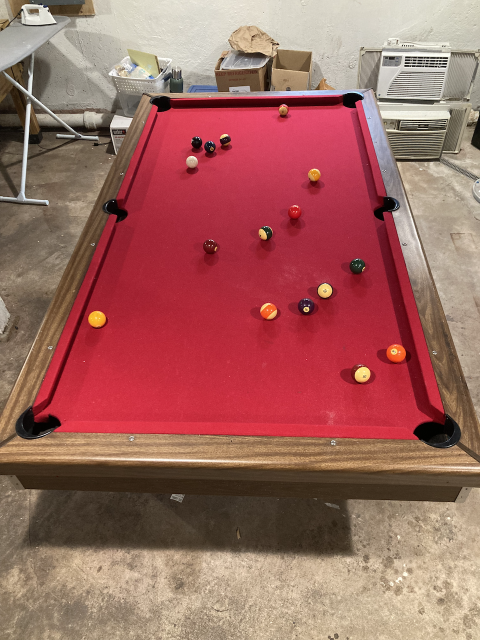
#> input picture images/all_balls/1280x1280/1.png, 960 x 1280 px (shown at 1/2 size)
$ jupyter execute pool_table.ipynb
#> lines starting #> are read from the running program, lines starting #| are printed output that depends on the picture; after the words box and inside, x2 and y2 are one past the last pixel; in counts of white or black regions, pixels touching at a corner belong together
[cell 1]
import cv2
import matplotlib.pyplot as plt
import numpy as np
import os
DEBUG = False
class Ball:
    # [4 lines left out: function __init__, not called in this run]

[cell 2]
def mask_table(color_img):
    pixels = []
    for i in color_img:
        for j in i:
            pixels.append(j)
    pixels = np.array(pixels)
    bins = [0,100,150,255]
    hist, bins = np.histogramdd(pixels, bins=(bins, bins, bins))

    # find the highest histogram bin
    max_r, max_g, max_b, max_val = 0, 0, 0, 0
    for r in range(hist.shape[0]):
        for g in range(hist.shape[1]):
            for b in range(hist.shape[2]):
                if hist[r][g][b] > max_val:
                    max_val = hist[r][g][b]
                    (max_r, max_g, max_b) = r, g, b
    bins = bins[0]
    lower = np.array([bins[max_r], bins[max_g], bins[max_b]])
    upper = np.array([bins[max_r + 1], bins[max_g + 1], bins[max_b + 1]])
    # just get the pixels in the highest histogram bin
    mask = cv2.inRange(color_img, lower, upper)
    # fill in the holes
    kernel = np.ones((7, 7),np.uint8)
    dilation = cv2.dilate(mask, kernel, iterations=10)
    # dilation is grayscale, lets convert it to have three channels
    rgb_dilation = np.uint8(np.zeros((dilation.shape[0], dilation.shape[1], 3)))
    for i in range(rgb_dilation.shape[0]):
        for j in range(rgb_dilation.shape[1]):
            rgb_dilation[i][j][:] = dilation[i][j]

    res = cv2.bitwise_and(color_img, rgb_dilation)
    res = cv2.cvtColor(res, cv2.COLOR_BGR2RGB)
    if DEBUG:
        plt.imshow(res)
        plt.show()
    return dilation, res

[cell 3]
def hough_circles(masked_image, output_file):
    cimg = masked_image.copy()
    gray = cv2.cvtColor(masked_image, cv2.COLOR_RGB2GRAY)
    h_circles = cv2.HoughCircles(gray,cv2.HOUGH_GRADIENT_ALT,param1=100, param2=0.7, dp=1.5, minRadius=12, maxRadius=15, minDist=11)
    if h_circles is None:
        return []
    h_circles = np.uint16(np.around(h_circles))

    k = 0
    for i in h_circles[0,:]:
        # draw the outer circle
        cv2.circle(cimg,(i[0],i[1]),i[2],(0,255,0),2)
        # draw the center of the circle
        cv2.circle(cimg,(i[0],i[1]),2,(0,0,255),3)
        cv2.putText(cimg, f'{k}', (i[0],i[1]), cv2.FONT_HERSHEY_PLAIN, 3, (255,255,255), 1)
        k+=1

    if DEBUG:
        plt.title("Hough Circles")
        plt.imshow(cimg)
    # cv2.imwrite(output_file, cv2.cvtColor(cimg, cv2.COLOR_BGR2RGB))
    return h_circles

[cell 4]
# [58 lines left out: function label_balls, not called in this run]

[cell 5]

x1='images/all_balls/1280x1280/1.png'
grayscale = cv2.imread(x1, 0)
image1 = cv2.imread(x1,1)
#> image1 is the input picture: shape (1280, 960, 3); mean B, G, R 96.1, 103.1, 159.2

plt.imshow(image1)
plt.show()

[cell 6]
img_blur = cv2.GaussianBlur(grayscale, (3,3), 0)
edges = cv2.Canny(image=img_blur, threshold1=100, threshold2=200)
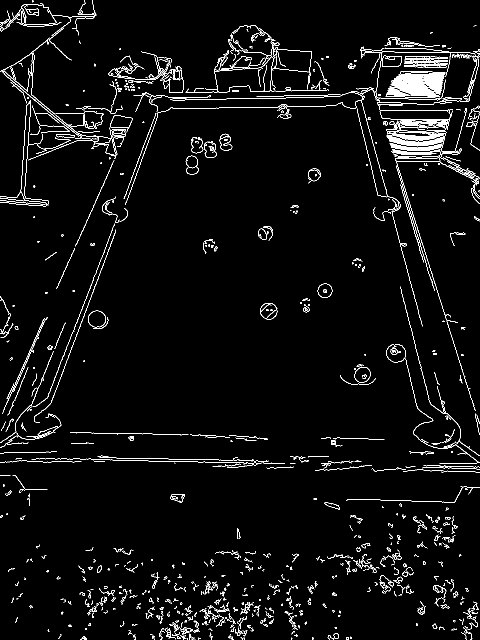
#> edges: shape (1280, 960) (shown at 1/2 size); 3.5% white in thin lines or dots
plt.title('edges')
plt.imshow(edges)
plt.show()

Limit the image to only the pool table. Credit to Ben.
Perhaps could optimize to use a histogram to progamatically get the color of the felt

[cell 7]
# [8 lines of commented-out code are left out]
mask, result = mask_table(image1)
#> after the loop in mask_table, `for i in color_img:`: pixels = 1228800 items
#> in mask_table, `hist, bins = np.histogramdd(pixels, bins=(bins, bins, bins))`: bins = [[0, 100, 150, 255], [0, 100, 150, 255], [0, 100, 150, 255]]
#> after the loop in mask_table, `for r in range(hist.shape[0]):`: max_b = 2; max_g = 0; max_val = 357456
#> in mask_table, `bins = bins[0]`: bins = [0, 100, 150, 255]
#> in mask_table, `lower = np.array([bins[max_r], bins[max_g], bins[max_b]])`: lower = [0, 0, 150]
#> in mask_table, `upper = np.array([bins[max_r + 1], bins[max_g + 1], bins[max_b + 1]])`: upper = [100, 100, 255]
#> in mask_table, `res = cv2.bitwise_and(color_img, rgb_dilation)`:
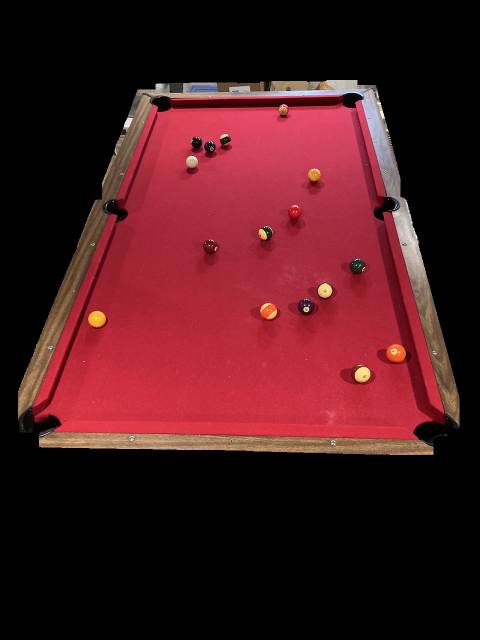
#> res: shape (1280, 960, 3) (shown at 1/2 size); mean B, G, R 28.4, 24.3, 71.6

[cell 8]
res = cv2.bitwise_and(edges, mask)
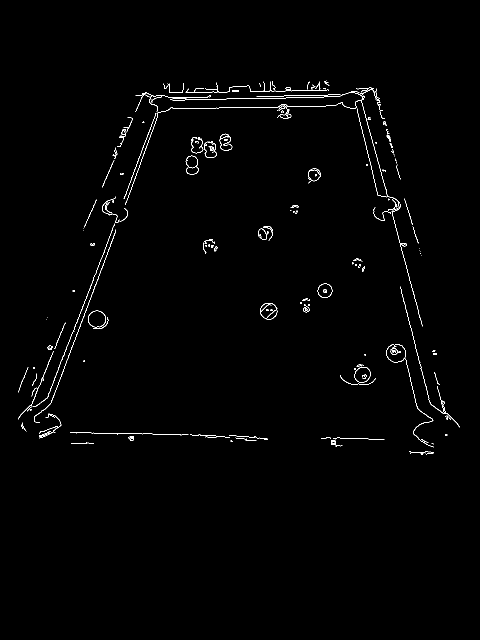
#> res: shape (1280, 960) (shown at 1/2 size); 0.85% white in thin lines or dots, all inside (x1, y1, x2, y2) = (36, 161, 919, 910)
plt.title('Only show the masked region')
plt.imshow(res)
plt.show()

[cell 9]
import math
print(image1.shape[0])
#| 1280
msk_lines = np.zeros((image1.shape[0], image1.shape[1],image1.shape[2]), dtype=np.uint8)
img_lines = cv2.cvtColor(mask, cv2.COLOR_GRAY2BGR)
lines = cv2.HoughLines(res,1,np.pi/180,190,None,0,0)
#> lines = [[223, 1.55], [-647, 2.88], [373, 0.367], [375, 0.349], [-639, 2.9], [191, 1.55], [862, 1.59], [201, 1.55]]
if lines is not None:
        for i in range(0, len(lines)):
            rho = lines[i][0][0]
            theta = lines[i][0][1]
            a = math.cos(theta)
            b = math.sin(theta)
            x0 = a * rho
            y0 = b * rho
            print(x0, y0)
            pt1 = (int(x0 + 1500*(-b)), int(y0 + 1500*(a)))
            pt2 = (int(x0 - 1500*(-b)), int(y0 - 1500*(a)))
            print (pt1, pt2)
            cv2.line(msk_lines, pt1, pt2, (0,255,0), 3, cv2.LINE_AA)
            cv2.line(img_lines, pt1, pt2, (0,255,0), 3, cv2.LINE_AA)
#> this loop made 8 passes
#> (rho, theta, a, b, x0, y0, pt1, pt2) on passes 1 to 6: (223, 1.55, 0.0175, 1, 3.89, 223, (-1495, 249), (1503, 196)), (-647, 2.88, -0.966, 0.259, 625, -167.5, (236, -1616), (1013, 1281)), (373, 0.367, 0.934, 0.358, 348.2, 133.7, (-189, 1534), (885, -1266)), (375, 0.349, 0.94, 0.342, 352.4, 128.3, (-160, 1537), (865, -1281)), (-639, 2.9, -0.97, 0.242, 620, -154.6, (257, -1610), (982, 1300)), (191, 1.55, 0.0175, 1, 3.33, 191, (-1496, 217), (1503, 164))
#> (printed output is left out)
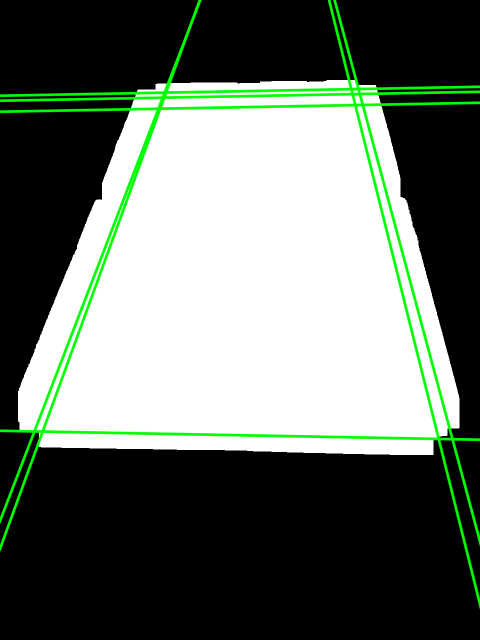
#> img_lines: shape (1280, 960, 3) (shown at 1/2 size); mean B, G, R 101.6, 110.8, 101.6
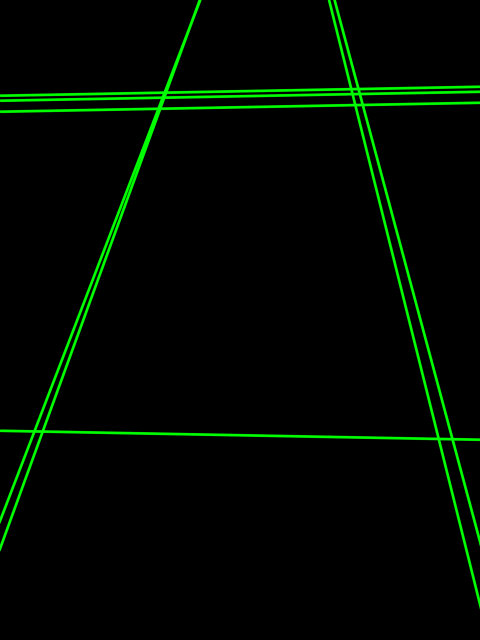
#> msk_lines: shape (1280, 960, 3) (shown at 1/2 size); mean B, G, R 0, 9.2, 0

plt.title('Only show the masked region')
plt.imshow(img_lines)
plt.show()

https://www.geeksforgeeks.org/python-corner-detection-with-shi-tomasi-corner-detection-method-using-opencv/?ref=rp
Shi-Thomas Corner Detection

[cell 10]
gry_msk_lines = cv2.cvtColor(msk_lines, cv2.COLOR_BGR2GRAY)
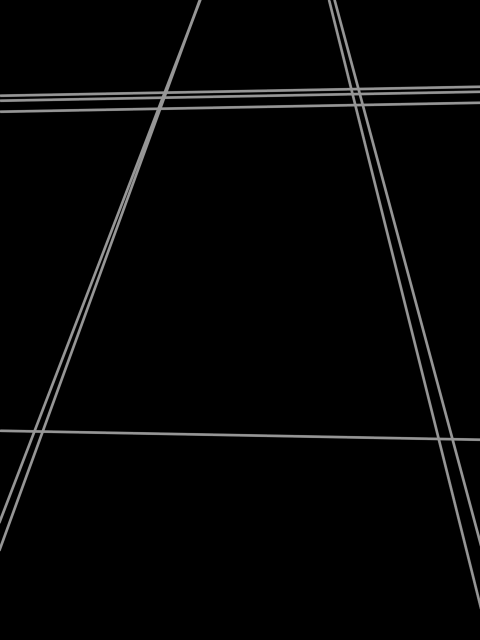
#> gry_msk_lines: shape (1280, 960) (shown at 1/2 size); min 0, max 150, mean 5.4
corners = cv2.goodFeaturesToTrack(gry_msk_lines, 100, 0.01, 10)
#> corners = 30 rows, first 8: [63, 866], [337, 181], [311, 221], [90, 859], [80, 866], [724, 191], [730, 213], [333, 191]
msk_lines_out = msk_lines.copy()

corners = np.intp(corners)
h,w, = msk_lines_out.shape[:2]
c1 = [0, 0]
c2 = [0, w]
c3 = [h, 0]
c4 = [h, w]

center = [h/2, w/2]

table_c_dist1 = math.dist(c1, center)
table_c_dist2 = math.dist(c2, center)
table_c_dist3 = math.dist(c3, center)
table_c_dist4 = math.dist(c4, center)

table_cornerUL = c1
table_cornerLL = c2
table_cornerUR = c3
table_cornerLR = c4

for i in corners:
    x, y = i.ravel()
    euc_1 = math.dist(c1,[x,y])
    euc_2 = math.dist(c2,[x,y])
    euc_3 = math.dist(c3,[x,y])
    euc_4 = math.dist(c4,[x,y])

    dist = [euc_1, euc_2, euc_3, euc_4]
    min_euc = min(dist)

    if euc_1 == min_euc:
        euc_cen = math.dist(center, [x,y])
        if euc_cen < table_c_dist1:
            table_c_dist1 = euc_cen
            table_cornerUL = (x,y)
    elif euc_2 ==  min_euc:
        euc_cen = math.dist(center, [x,y])
        if euc_cen < table_c_dist2:
            table_c_dist2 = euc_cen
            table_cornerLL = (x,y)
    elif euc_3 ==  min_euc:
        euc_cen = math.dist(center, [x,y])
        if euc_cen < table_c_dist3:
            table_c_dist3 = euc_cen
            table_cornerUR = (x,y)
    else:
        euc_cen = math.dist(center, [x,y])
        if euc_cen < table_c_dist4:
            table_c_dist4 = euc_cen
            table_cornerLR = (x,y)
#> this loop made 30 passes
#> (x, y, euc_1, euc_2, euc_3, euc_4, min_euc, euc_cen) on passes 2, 3, 10, 30: (337, 181, 382.5, 848.8, 960.2, 1223.1, 382.5, 425.7), (311, 221, 381.5, 801.8, 993.9, 1218.6, 381.5, 418.7), (325, 213, 388.6, 814.6, 978.5, 1212.4, 388.6, 412.9), (270, 347, 439.7, 669.8, 1067.9, 1181.5, 439.7, 393.2)
#> after the loop, table_c_dist1 = 393.2; table_c_dist2 = 667.9; table_c_dist3 = 281.6; table_c_dist4 = 457.7
    # find which quadrant
    # draw red color circles on all corners
print(table_cornerUL)
#| (270, 347)
print(table_cornerLL)
#| (90, 859)
print(table_cornerUR)
#| (705, 206)
print(table_cornerLR)
#| (873, 874)

cv2.circle(msk_lines_out, table_cornerUL, 6, (255, 0, 0), -1)
#> msk_lines_out: shape (1280, 960, 3); 0.01% of pixels changed, all inside (x1, y1, x2, y2) = (264, 341, 277, 354)
cv2.circle(msk_lines_out, table_cornerLL, 6, (255, 0, 0), -1)
#> msk_lines_out: shape (1280, 960, 3); mean B, G, R 0, 9.1, 0
cv2.circle(msk_lines_out, table_cornerUR, 6, (255, 0, 0), -1)
#> msk_lines_out: shape (1280, 960, 3); mean B, G, R 0.1, 9.1, 0
cv2.circle(msk_lines_out, table_cornerLR, 6, (255, 0, 0), -1)
#> msk_lines_out: shape (1280, 960, 3); mean B, G, R 0.1, 9.1, 0

# resulting image
plt.imshow(msk_lines_out)

[cell 11]
img_draw_box = image1.copy()


cv2.line(img_draw_box, table_cornerUL, table_cornerUR, (0,255,0), 2, cv2.LINE_AA)
cv2.line(img_draw_box, table_cornerUR, table_cornerLR, (0,255,0), 2, cv2.LINE_AA)
cv2.line(img_draw_box, table_cornerLR, table_cornerLL, (0,255,0), 2, cv2.LINE_AA)
cv2.line(img_draw_box, table_cornerLL, table_cornerUL, (0,255,0), 2, cv2.LINE_AA)

plt.imshow(img_draw_box)

https://theailearner.com/tag/cv2-getperspectivetransform/

[cell 12]
circles = hough_circles(img_draw_box, '')
#> in hough_circles, `gray = cv2.cvtColor(masked_image, cv2.COLOR_RGB2GRAY)`:
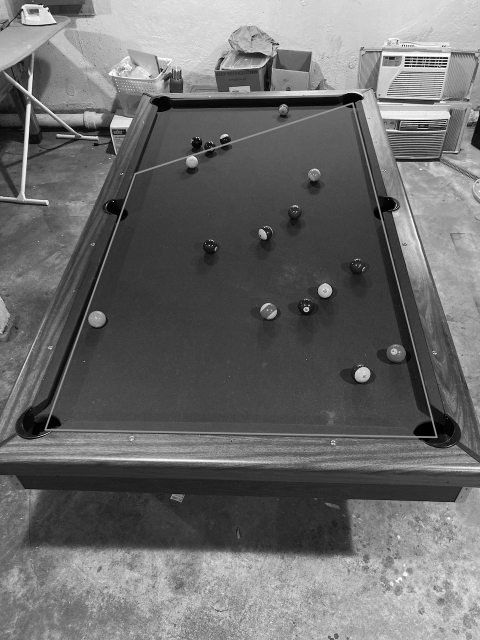
#> gray: shape (1280, 960) (shown at 1/2 size); min 0, max 255, mean 108
#> in hough_circles, `h_circles = cv2.HoughCircles(gray,cv2.HOUGH_GRADIENT_ALT,param1=100, p..`: h_circles = [[649.5, 580.5, 14.3]]
#> in hough_circles, `h_circles = np.uint16(np.around(h_circles))`: h_circles = [[650, 580, 14]]
#> the loop in hough_circles, `for i in h_circles[0,:]:` made 1 pass
#> (i, k) on pass 1: ([650, 580, 14], 1)
#> after the loop in hough_circles, `for i in h_circles[0,:]:`: k = 1
#> circles = [[650, 580, 14]]
cimg = img_draw_box
# [8 lines of commented-out code are left out]
plt.imshow(cimg)

[cell 13]
src_cor = np.float32([table_cornerLL, table_cornerLR, table_cornerUR, table_cornerUL])
#> src_cor = [[90, 859], [873, 874], [705, 206], [270, 347]]
width_1 = math.dist(table_cornerLL, table_cornerUL)
#> width_1 = 542.7
width_2 = math.dist(table_cornerLR, table_cornerUR)
#> width_2 = 688.8
max_width = max(int(width_1), int(width_2))
#> max_width = 688
edge_width = 25
height_1 = math.dist(table_cornerLL, table_cornerLR)
#> height_1 = 783.1
height_2 = math.dist(table_cornerUL, table_cornerUR)
#> height_2 = 457.3
max_height = max(int(height_1), int(height_2))
#> max_height = 783
dst_corLL = [edge_width, edge_width]
dst_corLR = [edge_width, max_height - 1]
#> dst_corLR = [25, 782]
dst_corUR = [max_width - 1, max_height - 1]
#> dst_corUR = [687, 782]
dst_corUL = [max_width - 1, edge_width]
#> dst_corUL = [687, 25]
dst_cor = np.float32([dst_corLL, dst_corLR, dst_corUR, dst_corUL])
#> dst_cor = [[25, 25], [25, 782], [687, 782], [687, 25]]

M = cv2.getPerspectiveTransform(src_cor, dst_cor)
#> M = [[0.718, -16.18, 14373.7], [33.41, 12.16, -12915.2], [0.0159, 0.0223, 1]]
rotated_table = cv2.warpPerspective(img_draw_box,M,(max_width+(2*edge_width), max_height+(2*edge_width)),flags=cv2.INTER_LINEAR)
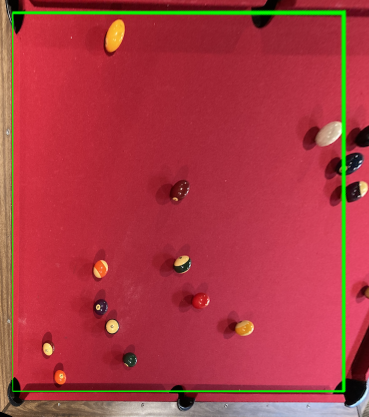
#> rotated_table: shape (833, 738, 3) (shown at 1/2 size); mean B, G, R 65.7, 57.4, 170.2
final_out = cv2.cvtColor(rotated_table, cv2.COLOR_BGR2RGB)

cv2.imwrite('./table.png', cv2.cvtColor(final_out, cv2.COLOR_BGR2RGB))
plt.imshow(final_out)

[cell 14]
# [11 lines of commented-out code are left out]

[cell 15]
print(max_height, max_width)
#| 783 688
table_height = 4
table_width = 8
gridline_h = math.floor(max_height/table_height)
#> gridline_h = 195
gridline_w = math.floor(max_width/table_width)
#> gridline_w = 86

x = dst_corLL[0]
y = dst_corLL[1]

while y < max_height:
    cv2.line(cimg, (edge_width, y), (max_width, y), (44, 130, 87), 2)
    y+= gridline_h
#> this loop made 4 passes
#> y on passes 1 to 4: 220, 415, 610, 805
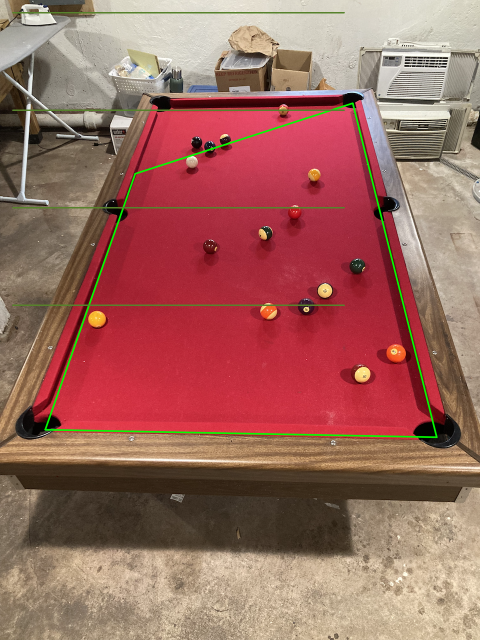
#> cimg: shape (1280, 960, 3) (shown at 1/2 size); mean B, G, R 95.4, 104.8, 157.6
#> after the loop, y = 805

while x < max_width:
    cv2.line(cimg, (x, edge_width), (x, max_height), (44, 130, 87), 2)
    x+= gridline_w
#> this loop made 8 passes
#> x on passes 1 to 8: 111, 197, 283, 369, 455, 541, 627, 713
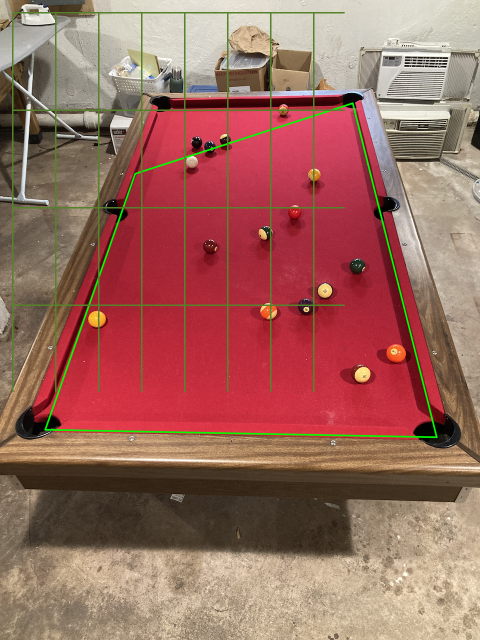
#> cimg: shape (1280, 960, 3) (shown at 1/2 size); 1.46% of pixels changed, all inside (x1, y1, x2, y2) = (24, 26, 629, 785)
#> after the loop, x = 713

plt.imshow(cimg)

$ run again, with images/all_balls/1280x1280/2.png copied over images/all_balls/1280x1280/1.png
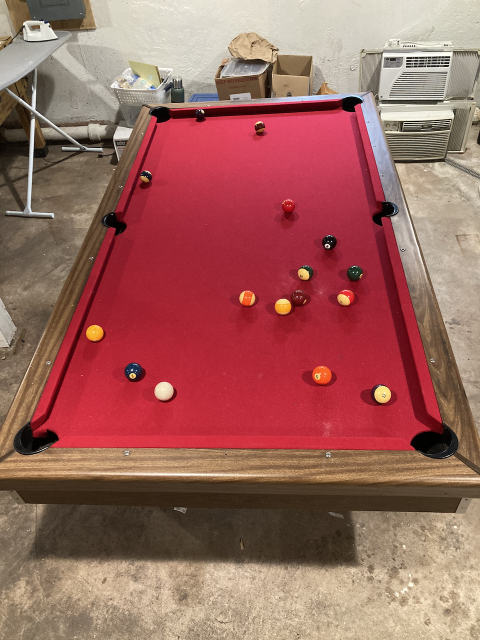
#> input picture images/all_balls/1280x1280/2.png, 960 x 1280 px (shown at 1/2 size)
#> image1 is the input picture: shape (1280, 960, 3); mean B, G, R 94.5, 101.9, 157.5
#> `edges = cv2.Canny(image=img_blur, threshold1=100, threshold2=200)`:
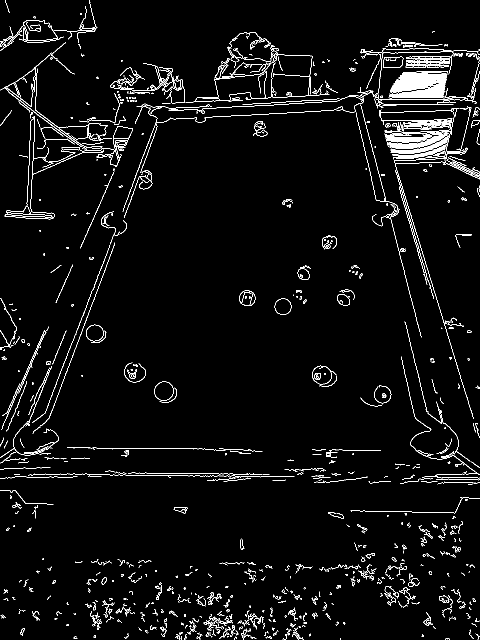
#> edges: shape (1280, 960) (shown at 1/2 size); 3.6% white in thin lines or dots
#> after the loop in mask_table, `for i in color_img:`: pixels = 1228800 items
#> in mask_table, `hist, bins = np.histogramdd(pixels, bins=(bins, bins, bins))`: bins = [[0, 100, 150, 255], [0, 100, 150, 255], [0, 100, 150, 255]]
#> after the loop in mask_table, `for r in range(hist.shape[0]):`: max_b = 2; max_g = 0; max_val = 354031
#> in mask_table, `bins = bins[0]`: bins = [0, 100, 150, 255]
#> lower = [0, 0, 150]
#> upper = [100, 100, 255]
#> mask: shape (1280, 960); 28.9% white; 491 white regions (480 under 20 px), largest, box (x1, y1, x2, y2) and area: (67, 219, 861, 901) 337090, (763, 434, 884, 846) 8029, (63, 455, 231, 845) 6447
#> dilation: shape (1280, 960); 42.6% white; 1 white region, box (x1, y1, x2, y2) and area: (33, 169, 914, 931) 523991
#| 1280
#> lines = [[380, 0.367], [255, 1.52], [382, 0.349], [223, 1.52], [390, 0.367], [896, 1.57]]
#> the loop `for i in range(0, len(lines)):` made 6 passes
#> (rho, theta, a, b, x0, y0, pt1, pt2) on passes 1 to 6: (380, 0.367, 0.934, 0.358, 354.8, 136.2, (-182, 1536), (892, -1264)), (255, 1.52, 0.0523, 0.999, 13.35, 254.7, (-1484, 333), (1511, 176)), (382, 0.349, 0.94, 0.342, 359, 130.7, (-154, 1540), (871, -1278)), (223, 1.52, 0.0523, 0.999, 11.67, 222.7, (-1486, 301), (1509, 144)), (390, 0.367, 0.934, 0.358, 364.1, 139.8, (-173, 1540), (901, -1260)), (896, 1.57, -4.37e-08, 1, -3.92e-05, 896, (-1500, 895), (1499, 896))
#> (printed output is left out)
#> corners = 17 rows, first 8: [331, 235], [344, 202], [311, 243], [323, 210], [58, 899], [68, 899], [85, 892], [334, 209]
#> the loop `for i in corners:` made 17 passes
#> (x, y, euc_1, euc_2, euc_3, euc_4, min_euc, euc_cen) on passes 5 to 7: (58, 899, 900.9, 84.17, 1517.1, 1223.5, 84.17, 717.1), (68, 899, 901.6, 91.35, 1509, 1213.5, 91.35, 709), (85, 892, 896, 108.9, 1491.2, 1196.9, 108.9, 691.2)
#> after the loop `for i in corners:`: table_c_dist1 = 387.5; table_c_dist2 = 691.2; table_c_dist3 = 800
#| (304, 287)
#| (85, 892)
#| [1280, 0]
#| [1280, 960]
#> in hough_circles, `h_circles = cv2.HoughCircles(gray,cv2.HOUGH_GRADIENT_ALT,param1=100, p..`: h_circles = [[793.5, 123, 13.32], [291, 354, 13.09], [774, 417, 13.7], [609, 546, 13.54]]
#> in hough_circles, `h_circles = np.uint16(np.around(h_circles))`: h_circles = [[794, 123, 13], [291, 354, 13], [774, 417, 14], [609, 546, 14]]
#> the loop in hough_circles, `for i in h_circles[0,:]:` made 4 passes
#> after the loop in hough_circles, `for i in h_circles[0,:]:`: k = 4
#> circles has the same summary as h_circles in hough_circles
#> src_cor = [[85, 892], [1280, 960], [1280, 0], [304, 287]]
#> width_1 = 643.4
#> width_2 = 960
#> height_1 = 1196.9
#> height_2 = 1017.3
#> max_height = 1196
#> dst_corLR = [25, 1195]
#> dst_corUR = [959, 1195]
#> dst_corUL = [959, 25]
#> dst_cor = [[25, 25], [25, 1195], [959, 1195], [959, 25]]
#> M = [[0.18, -2.56, 2321.7], [3.6, 1.32, -1431], [0.0013, 0.0011, 1]]
#| 1196 960
#> gridline_h = 299
#> gridline_w = 120
#> the loop `while y < max_height:` made 4 passes
#> y on passes 1 to 4: 324, 623, 922, 1221
#> after the loop `while y < max_height:`: y = 1221
#> the loop `while x < max_width:` made 8 passes
#> x on passes 1 to 8: 145, 265, 385, 505, 625, 745, 865, 985
#> after the loop `while x < max_width:`:
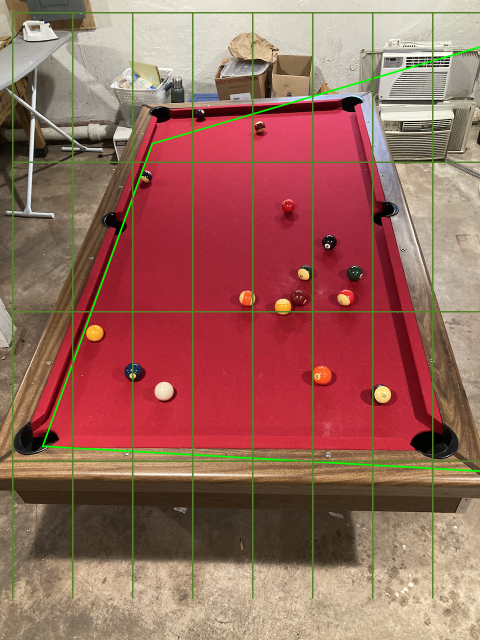
#> cimg: shape (1280, 960, 3) (shown at 1/2 size); mean B, G, R 92.5, 103.8, 154.4
#> after the loop `while x < max_width:`: x = 985
